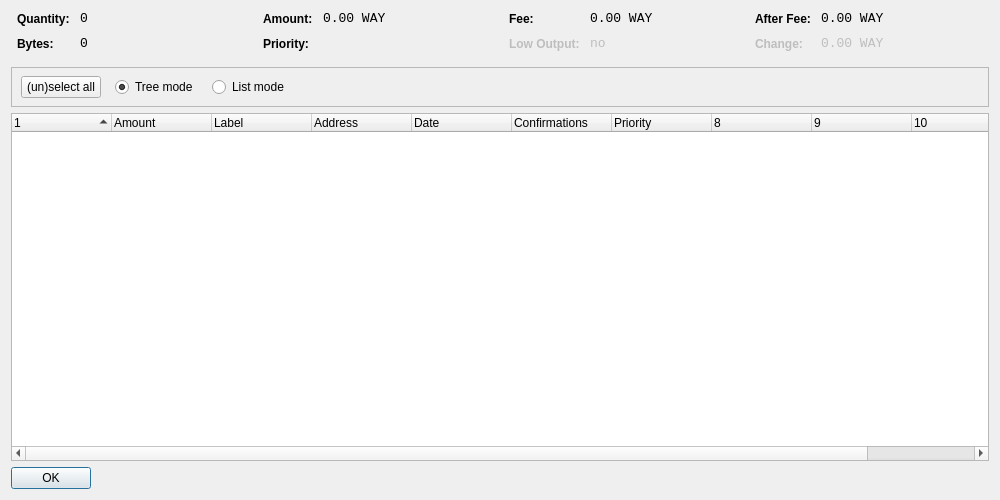
<?xml version="1.0" encoding="UTF-8"?>
<ui version="4.0">
 <class>CoinControlDialog</class>
 <widget class="QDialog" name="CoinControlDialog">
  <property name="geometry">
   <rect>
    <x>0</x>
    <y>0</y>
    <width>1000</width>
    <height>500</height>
   </rect>
  </property>
  <property name="windowTitle">
   <string>Coin Control</string>
  </property>
  <layout class="QVBoxLayout" name="verticalLayout">
   <item>
    <layout class="QHBoxLayout" name="horizontalLayoutTop" stretch="0,0,0,0">
     <property name="topMargin">
      <number>0</number>
     </property>
     <property name="bottomMargin">
      <number>10</number>
     </property>
     <item>
      <layout class="QFormLayout" name="formLayoutCoinControl1">
       <property name="horizontalSpacing">
        <number>10</number>
       </property>
       <property name="verticalSpacing">
        <number>10</number>
       </property>
       <property name="leftMargin">
        <number>6</number>
       </property>
       <property name="rightMargin">
        <number>6</number>
       </property>
       <item row="0" column="0">
        <widget class="QLabel" name="labelCoinControlQuantityText">
         <property name="styleSheet">
          <string notr="true">font-weight:bold;</string>
         </property>
         <property name="text">
          <string>Quantity:</string>
         </property>
        </widget>
       </item>
       <item row="0" column="1">
        <widget class="QLabel" name="labelCoinControlQuantity">
         <property name="font">
          <font>
           <family>Monospace</family>
           <pointsize>10</pointsize>
          </font>
         </property>
         <property name="cursor">
          <cursorShape>IBeamCursor</cursorShape>
         </property>
         <property name="contextMenuPolicy">
          <enum>Qt::ActionsContextMenu</enum>
         </property>
         <property name="text">
          <string notr="true">0</string>
         </property>
         <property name="textInteractionFlags">
          <set>Qt::LinksAccessibleByMouse|Qt::TextSelectableByKeyboard|Qt::TextSelectableByMouse</set>
         </property>
        </widget>
       </item>
       <item row="1" column="0">
        <widget class="QLabel" name="labelCoinControlBytesText">
         <property name="styleSheet">
          <string notr="true">font-weight:bold;</string>
         </property>
         <property name="text">
          <string>Bytes:</string>
         </property>
        </widget>
       </item>
       <item row="1" column="1">
        <widget class="QLabel" name="labelCoinControlBytes">
         <property name="font">
          <font>
           <family>Monospace</family>
           <pointsize>10</pointsize>
          </font>
         </property>
         <property name="cursor">
          <cursorShape>IBeamCursor</cursorShape>
         </property>
         <property name="contextMenuPolicy">
          <enum>Qt::ActionsContextMenu</enum>
         </property>
         <property name="text">
          <string notr="true">0</string>
         </property>
         <property name="textInteractionFlags">
          <set>Qt::LinksAccessibleByMouse|Qt::TextSelectableByKeyboard|Qt::TextSelectableByMouse</set>
         </property>
        </widget>
       </item>
      </layout>
     </item>
     <item>
      <layout class="QFormLayout" name="formLayoutCoinControl2">
       <property name="horizontalSpacing">
        <number>10</number>
       </property>
       <property name="verticalSpacing">
        <number>10</number>
       </property>
       <property name="leftMargin">
        <number>6</number>
       </property>
       <property name="rightMargin">
        <number>6</number>
       </property>
       <item row="0" column="0">
        <widget class="QLabel" name="labelCoinControlAmountText">
         <property name="styleSheet">
          <string notr="true">font-weight:bold;</string>
         </property>
         <property name="text">
          <string>Amount:</string>
         </property>
        </widget>
       </item>
       <item row="0" column="1">
        <widget class="QLabel" name="labelCoinControlAmount">
         <property name="font">
          <font>
           <family>Monospace</family>
           <pointsize>10</pointsize>
          </font>
         </property>
         <property name="cursor">
          <cursorShape>IBeamCursor</cursorShape>
         </property>
         <property name="contextMenuPolicy">
          <enum>Qt::ActionsContextMenu</enum>
         </property>
         <property name="text">
          <string notr="true">0.00 WAY</string>
         </property>
         <property name="textInteractionFlags">
          <set>Qt::LinksAccessibleByMouse|Qt::TextSelectableByKeyboard|Qt::TextSelectableByMouse</set>
         </property>
        </widget>
       </item>
       <item row="1" column="0">
        <widget class="QLabel" name="labelCoinControlPriorityText">
         <property name="styleSheet">
          <string notr="true">font-weight:bold;</string>
         </property>
         <property name="text">
          <string>Priority:</string>
         </property>
        </widget>
       </item>
       <item row="1" column="1">
        <widget class="QLabel" name="labelCoinControlPriority">
         <property name="font">
          <font>
           <family>Monospace</family>
           <pointsize>10</pointsize>
          </font>
         </property>
         <property name="cursor">
          <cursorShape>IBeamCursor</cursorShape>
         </property>
         <property name="contextMenuPolicy">
          <enum>Qt::ActionsContextMenu</enum>
         </property>
         <property name="text">
          <string/>
         </property>
         <property name="textInteractionFlags">
          <set>Qt::LinksAccessibleByMouse|Qt::TextSelectableByKeyboard|Qt::TextSelectableByMouse</set>
         </property>
        </widget>
       </item>
      </layout>
     </item>
     <item>
      <layout class="QFormLayout" name="formLayoutCoinControl3">
       <property name="horizontalSpacing">
        <number>10</number>
       </property>
       <property name="verticalSpacing">
        <number>10</number>
       </property>
       <property name="leftMargin">
        <number>6</number>
       </property>
       <property name="rightMargin">
        <number>6</number>
       </property>
       <item row="0" column="0">
        <widget class="QLabel" name="labelCoinControlFeeText">
         <property name="styleSheet">
          <string notr="true">font-weight:bold;</string>
         </property>
         <property name="text">
          <string>Fee:</string>
         </property>
        </widget>
       </item>
       <item row="0" column="1">
        <widget class="QLabel" name="labelCoinControlFee">
         <property name="font">
          <font>
           <family>Monospace</family>
           <pointsize>10</pointsize>
          </font>
         </property>
         <property name="cursor">
          <cursorShape>IBeamCursor</cursorShape>
         </property>
         <property name="contextMenuPolicy">
          <enum>Qt::ActionsContextMenu</enum>
         </property>
         <property name="text">
          <string notr="true">0.00 WAY</string>
         </property>
         <property name="textInteractionFlags">
          <set>Qt::LinksAccessibleByMouse|Qt::TextSelectableByKeyboard|Qt::TextSelectableByMouse</set>
         </property>
        </widget>
       </item>
       <item row="1" column="0">
        <widget class="QLabel" name="labelCoinControlLowOutputText">
         <property name="enabled">
          <bool>false</bool>
         </property>
         <property name="styleSheet">
          <string notr="true">font-weight:bold;</string>
         </property>
         <property name="text">
          <string>Low Output:</string>
         </property>
        </widget>
       </item>
       <item row="1" column="1">
        <widget class="QLabel" name="labelCoinControlLowOutput">
         <property name="enabled">
          <bool>false</bool>
         </property>
         <property name="font">
          <font>
           <family>Monospace</family>
           <pointsize>10</pointsize>
          </font>
         </property>
         <property name="cursor">
          <cursorShape>IBeamCursor</cursorShape>
         </property>
         <property name="contextMenuPolicy">
          <enum>Qt::ActionsContextMenu</enum>
         </property>
         <property name="text">
          <string notr="true">no</string>
         </property>
         <property name="textInteractionFlags">
          <set>Qt::LinksAccessibleByMouse|Qt::TextSelectableByKeyboard|Qt::TextSelectableByMouse</set>
         </property>
        </widget>
       </item>
      </layout>
     </item>
     <item>
      <layout class="QFormLayout" name="formLayoutCoinControl4">
       <property name="horizontalSpacing">
        <number>10</number>
       </property>
       <property name="verticalSpacing">
        <number>10</number>
       </property>
       <property name="leftMargin">
        <number>6</number>
       </property>
       <property name="rightMargin">
        <number>6</number>
       </property>
       <item row="0" column="0">
        <widget class="QLabel" name="labelCoinControlAfterFeeText">
         <property name="styleSheet">
          <string notr="true">font-weight:bold;</string>
         </property>
         <property name="text">
          <string>After Fee:</string>
         </property>
        </widget>
       </item>
       <item row="0" column="1">
        <widget class="QLabel" name="labelCoinControlAfterFee">
         <property name="font">
          <font>
           <family>Monospace</family>
           <pointsize>10</pointsize>
          </font>
         </property>
         <property name="cursor">
          <cursorShape>IBeamCursor</cursorShape>
         </property>
         <property name="contextMenuPolicy">
          <enum>Qt::ActionsContextMenu</enum>
         </property>
         <property name="text">
          <string notr="true">0.00 WAY</string>
         </property>
         <property name="textInteractionFlags">
          <set>Qt::LinksAccessibleByMouse|Qt::TextSelectableByKeyboard|Qt::TextSelectableByMouse</set>
         </property>
        </widget>
       </item>
       <item row="1" column="0">
        <widget class="QLabel" name="labelCoinControlChangeText">
         <property name="enabled">
          <bool>false</bool>
         </property>
         <property name="styleSheet">
          <string notr="true">font-weight:bold;</string>
         </property>
         <property name="text">
          <string>Change:</string>
         </property>
        </widget>
       </item>
       <item row="1" column="1">
        <widget class="QLabel" name="labelCoinControlChange">
         <property name="enabled">
          <bool>false</bool>
         </property>
         <property name="font">
          <font>
           <family>Monospace</family>
           <pointsize>10</pointsize>
          </font>
         </property>
         <property name="cursor">
          <cursorShape>IBeamCursor</cursorShape>
         </property>
         <property name="contextMenuPolicy">
          <enum>Qt::ActionsContextMenu</enum>
         </property>
         <property name="text">
          <string notr="true">0.00 WAY</string>
         </property>
         <property name="textInteractionFlags">
          <set>Qt::LinksAccessibleByMouse|Qt::TextSelectableByKeyboard|Qt::TextSelectableByMouse</set>
         </property>
        </widget>
       </item>
      </layout>
     </item>
    </layout>
   </item>
   <item>
    <widget class="QFrame" name="frame">
     <property name="minimumSize">
      <size>
       <width>0</width>
       <height>40</height>
      </size>
     </property>
     <property name="frameShape">
      <enum>QFrame::StyledPanel</enum>
     </property>
     <property name="frameShadow">
      <enum>QFrame::Sunken</enum>
     </property>
     <widget class="QWidget" name="horizontalLayoutWidget">
      <property name="geometry">
       <rect>
        <x>10</x>
        <y>0</y>
        <width>781</width>
        <height>41</height>
       </rect>
      </property>
      <layout class="QHBoxLayout" name="horizontalLayoutPanel" stretch="0,0,0,0,0">
       <property name="spacing">
        <number>14</number>
       </property>
       <item>
        <widget class="QPushButton" name="pushButtonSelectAll">
         <property name="sizePolicy">
          <sizepolicy hsizetype="Maximum" vsizetype="Fixed">
           <horstretch>0</horstretch>
           <verstretch>0</verstretch>
          </sizepolicy>
         </property>
         <property name="text">
          <string>(un)select all</string>
         </property>
        </widget>
       </item>
       <item>
        <widget class="QRadioButton" name="radioTreeMode">
         <property name="sizePolicy">
          <sizepolicy hsizetype="Maximum" vsizetype="Fixed">
           <horstretch>0</horstretch>
           <verstretch>0</verstretch>
          </sizepolicy>
         </property>
         <property name="text">
          <string>Tree mode</string>
         </property>
         <property name="checked">
          <bool>true</bool>
         </property>
        </widget>
       </item>
       <item>
        <widget class="QRadioButton" name="radioListMode">
         <property name="sizePolicy">
          <sizepolicy hsizetype="Maximum" vsizetype="Fixed">
           <horstretch>0</horstretch>
           <verstretch>0</verstretch>
          </sizepolicy>
         </property>
         <property name="text">
          <string>List mode</string>
         </property>
        </widget>
       </item>
       <item>
        <spacer name="horizontalSpacer">
         <property name="orientation">
          <enum>Qt::Horizontal</enum>
         </property>
         <property name="sizeHint" stdset="0">
          <size>
           <width>40</width>
           <height>20</height>
          </size>
         </property>
        </spacer>
       </item>
      </layout>
     </widget>
    </widget>
   </item>
   <item>
    <widget class="CoinControlTreeWidget" name="treeWidget">
     <property name="contextMenuPolicy">
      <enum>Qt::CustomContextMenu</enum>
     </property>
     <property name="sortingEnabled">
      <bool>false</bool>
     </property>
     <property name="columnCount">
      <number>11</number>
     </property>
     <attribute name="headerShowSortIndicator" stdset="0">
      <bool>true</bool>
     </attribute>
     <attribute name="headerStretchLastSection">
      <bool>false</bool>
     </attribute>
     <column>
      <property name="text">
       <string/>
      </property>
     </column>
     <column>
      <property name="text">
       <string>Amount</string>
      </property>
     </column>
     <column>
      <property name="text">
       <string>Label</string>
      </property>
     </column>
     <column>
      <property name="text">
       <string>Address</string>
      </property>
     </column>
     <column>
      <property name="text">
       <string>Date</string>
      </property>
     </column>
     <column>
      <property name="text">
       <string>Confirmations</string>
      </property>
      <property name="toolTip">
       <string>Confirmed</string>
      </property>
     </column>
     <column>
      <property name="text">
       <string>Priority</string>
      </property>
     </column>
     <column>
      <property name="text">
       <string/>
      </property>
     </column>
     <column>
      <property name="text">
       <string/>
      </property>
     </column>
     <column>
      <property name="text">
       <string/>
      </property>
     </column>
     <column>
      <property name="text">
       <string/>
      </property>
     </column>
    </widget>
   </item>
   <item>
    <widget class="QDialogButtonBox" name="buttonBox">
     <property name="sizePolicy">
      <sizepolicy hsizetype="Maximum" vsizetype="Fixed">
       <horstretch>0</horstretch>
       <verstretch>0</verstretch>
      </sizepolicy>
     </property>
     <property name="orientation">
      <enum>Qt::Horizontal</enum>
     </property>
     <property name="standardButtons">
      <set>QDialogButtonBox::Ok</set>
     </property>
    </widget>
   </item>
  </layout>
 </widget>
 <customwidgets>
  <customwidget>
   <class>CoinControlTreeWidget</class>
   <extends>QTreeWidget</extends>
   <header>coincontroltreewidget.h</header>
  </customwidget>
 </customwidgets>
 <resources/>
 <connections/>
</ui>
